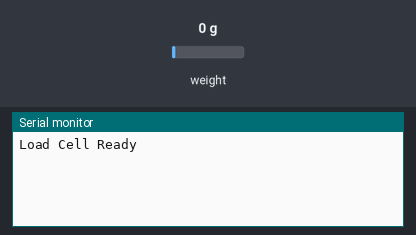
Bench run of a sketch on a simulated Arduino Uno, built with avr-gcc and run on an emulated ATmega328P. Shown: the last lines printed to the serial monitor. The inputs (shaded band) are chosen by the test bench; at power-on: weight on the scale 0 g.

Above: at 2.2 s.
2.3 s: weight on the scale set to 100 g
At 4.4 s:
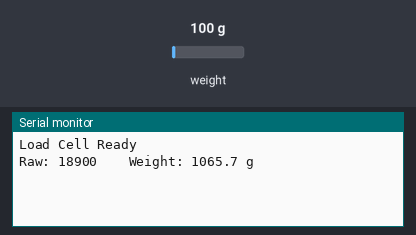
4.7 s: weight on the scale set to 1250 g
At 6.4 s:
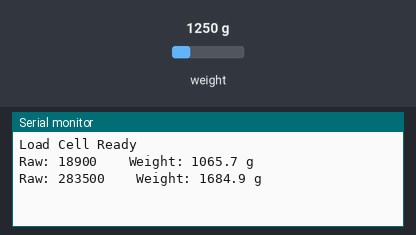
Timing chart, 0 to 7.9 s (numbered marks = the images above; inputs shaded):
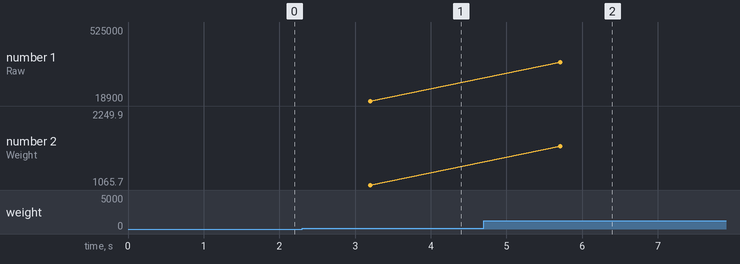

The sketch:

load_cell_2_with_caliberation.ino
```cpp
#include <HX711.h>

#define DT_PIN 6
#define SCK_PIN 5

HX711 scale;

// ===== Calibration Values =====
const long ZERO_OFFSET = -436555;
const float CALIBRATION_FACTOR = 427.37;   // counts per gram

void setup() {
  Serial.begin(115200);
  delay(1000);

  scale.begin(DT_PIN, SCK_PIN);

  Serial.println("Load Cell Ready");
}

void loop() {

  long sum = 0;

  // Average 20 readings
  for (int i = 0; i < 20; i++) {
    sum += scale.read();
    delay(10);
  }

  long raw = sum / 20;

  // Convert raw reading to grams
  float weight = (raw - ZERO_OFFSET) / CALIBRATION_FACTOR;

  // Remove small fluctuations around zero
  if (abs(weight) < 2)
    weight = 0;

  Serial.print("Raw: ");
  Serial.print(raw);

  Serial.print("    Weight: ");
  Serial.print(weight, 1);
  Serial.println(" g");

  delay(300);
}
```

Measured:
- after the input at 2.3 s, the serial monitor: prints a new line after 0.90 s (image 1)
- after the input at 4.7 s, the serial monitor: prints a new line after 1.0 s (image 2)
- plotted number 1: 18900 → 525000 after the input at 4.7 s
- plotted number 2: 1065.7 → 2249.9 after the input at 4.7 s
